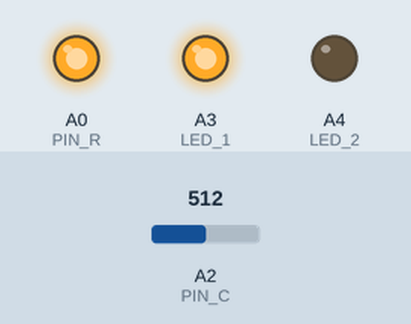
Simulated run of this sketch. Board: Arduino Uno, built with avr-gcc and run on an emulated ATmega328P. Shown: output pins drawn as LEDs (lit = HIGH). The inputs (shaded band) are chosen by the test bench; at power-on: A2 (PIN_C) = 512.

Above: at 1.2 s.
1.3 s: A2 (PIN_C) set to 709
2.8 s: A2 (PIN_C) set to 734
At 4.0 s:
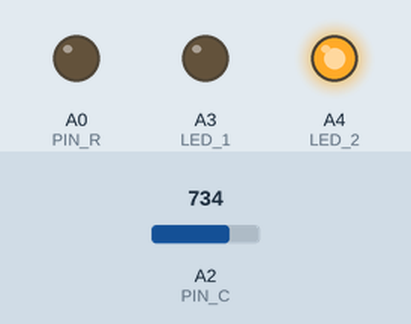
4.3 s: A2 (PIN_C) set to 320
5.8 s: A2 (PIN_C) set to 295
At 6.3 s:
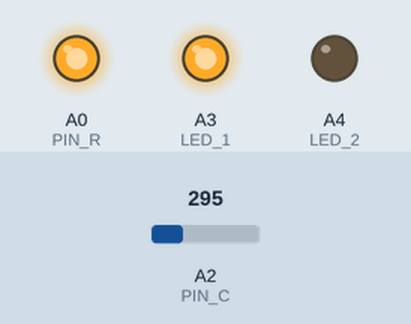
7.3 s: A2 (PIN_C) set to 900
At 8.6 s:
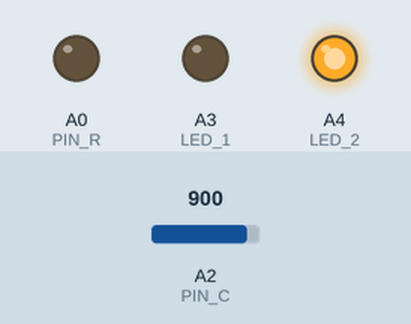
Timing chart, 0 to 9.8 s (numbered marks = the images above; inputs shaded):
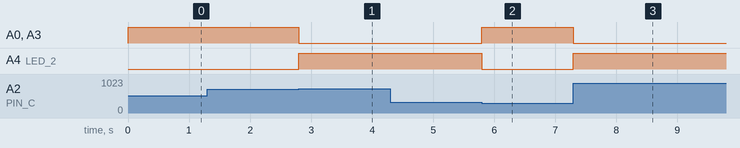

Measured:
- the behaviour switches between 716 and 717 on A2 (PIN_C) (found by bisection; images 0 and 1)
- the behaviour switches between 308 and 307 on A2 (PIN_C) (found by bisection; images 1 and 2)
- after the input at 1.3 s, every drawn part: stays the same
- after the input at 2.8 s, A0 (PIN_R), A3 (LED_1): HIGH → LOW at once; A4 (LED_2): LOW → HIGH at once
- after the input at 4.3 s, every drawn part: stays the same
- after the input at 5.8 s, A0 (PIN_R), A3 (LED_1): LOW → HIGH at once; A4 (LED_2): HIGH → LOW at once
- after the input at 7.3 s, A0 (PIN_R), A3 (LED_1): HIGH → LOW at once; A4 (LED_2): LOW → HIGH at once

The sketch:

ChargeBlinker.ino
```cpp
#define PIN_C A2
#define PIN_R A0
#define LED_1 A3
#define LED_2 A4
#define LO_TRSH 307             // 205 = cca 1V ; 512-205=307 , 717
#define HI_TRSH 717

void charge_cycle();
void discharge_cycle();

void loop() {
  charge_cycle();
  discharge_cycle();
}

void setup() {
  pinMode(PIN_C, INPUT);
  pinMode(PIN_R, OUTPUT);
  pinMode(LED_1, OUTPUT);
  pinMode(LED_2, OUTPUT);
}

void charge_cycle(){
  digitalWrite(LED_1, 1);
  digitalWrite(LED_2, 0);
  digitalWrite(PIN_R, 1);
  while (int C_ADC=analogRead(PIN_C) < HI_TRSH){}
}
void discharge_cycle(){
  digitalWrite(LED_1, 0);
  digitalWrite(LED_2, 1);
  digitalWrite(PIN_R, 0);
  while (int C_ADC=analogRead(PIN_C) > LO_TRSH ){}
}
```
